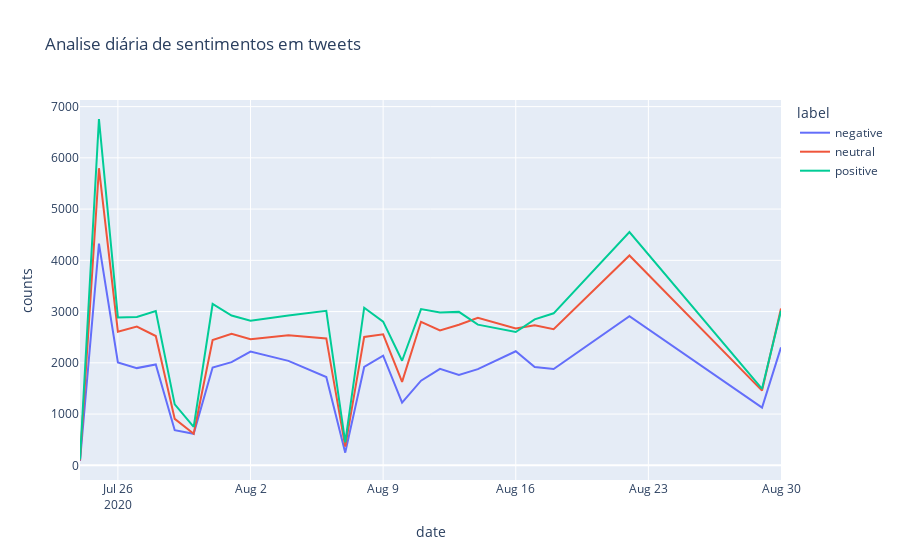

The code cell stored with this chart in its notebook:
### Code cell
px.line(data_agg, x = 'date', y = 'counts', color = 'label', title = 'Analise diária de sentimentos em tweets')

### Figure 1 — Plotly figure (JSON) as saved in the notebook; plotly's stock layout.template omitted (floating-point values rounded to 4 significant figures)
{"data": [{"hovertemplate": "label=negative<br>date=%{x}<br>counts=%{y}<extra></extra>", "legendgroup": "negative", "line": {"color": "#636efa", "dash": "solid"}, "marker": {"symbol": "circle"}, "mode": "lines", "name": "negative", "orientation": "v", "showlegend": true, "type": "scatter", "x": ["2020-07-24", "2020-07-25", "2020-07-26", "2020-07-27", "2020-07-28", "2020-07-29", "2020-07-30", "2020-07-31", "2020-08-01", "2020-08-02", "2020-08-04", "2020-08-06", "2020-08-07", "2020-08-08", "2020-08-09", "2020-08-10", "2020-08-11", "2020-08-12", "2020-08-13", "2020-08-14", "2020-08-16", "2020-08-17", "2020-08-18", "2020-08-22", "2020-08-29", "2020-08-30"], "xaxis": "x", "y": [84, 4325, 2006, 1897, 1968, 685, 615, 1907, 2013, 2218, 2038, 1722, 247, 1920, 2140, 1223, 1652, 1883, 1763, 1876, 2226, 1918, 1878, 2909, 1126, 2301], "yaxis": "y"}, {"hovertemplate": "label=neutral<br>date=%{x}<br>counts=%{y}<extra></extra>", "legendgroup": "neutral", "line": {"color": "#EF553B", "dash": "solid"}, "marker": {"symbol": "circle"}, "mode": "lines", "name": "neutral", "orientation": "v", "showlegend": true, "type": "scatter", "x": ["2020-07-24", "2020-07-25", "2020-07-26", "2020-07-27", "2020-07-28", "2020-07-29", "2020-07-30", "2020-07-31", "2020-08-01", "2020-08-02", "2020-08-04", "2020-08-06", "2020-08-07", "2020-08-08", "2020-08-09", "2020-08-10", "2020-08-11", "2020-08-12", "2020-08-13", "2020-08-14", "2020-08-16", "2020-08-17", "2020-08-18", "2020-08-22", "2020-08-29", "2020-08-30"], "xaxis": "x", "y": [96, 5798, 2608, 2708, 2523, 906, 615, 2445, 2565, 2459, 2539, 2476, 365, 2505, 2557, 1628, 2800, 2633, 2743, 2879, 2672, 2733, 2656, 4095, 1458, 3058], "yaxis": "y"}, {"hovertemplate": "label=positive<br>date=%{x}<br>counts=%{y}<extra></extra>", "legendgroup": "positive", "line": {"color": "#00cc96", "dash": "solid"}, "marker": {"symbol": "circle"}, "mode": "lines", "name": "positive", "orientation": "v", "showlegend": true, "type": "scatter", "x": ["2020-07-24", "2020-07-25", "2020-07-26", "2020-07-27", "2020-07-28", "2020-07-29", "2020-07-30", "2020-07-31", "2020-08-01", "2020-08-02", "2020-08-04", "2020-08-06", "2020-08-07", "2020-08-08", "2020-08-09", "2020-08-10", "2020-08-11", "2020-08-12", "2020-08-13", "2020-08-14", "2020-08-16", "2020-08-17", "2020-08-18", "2020-08-22", "2020-08-29", "2020-08-30"], "xaxis": "x", "y": [115, 6758, 2886, 2895, 3009, 1189, 750, 3148, 2922, 2823, 2923, 3016, 448, 3075, 2803, 2040, 3048, 2984, 2994, 2745, 2602, 2849, 2966, 4551, 1493, 3016], "yaxis": "y"}], "layout": {"legend": {"title": {"text": "label"}, "tracegroupgap": 0}, "title": {"text": "Analise diária de sentimentos em tweets"}, "xaxis": {"anchor": "y", "domain": [0, 1], "title": {"text": "date"}}, "yaxis": {"anchor": "x", "domain": [0, 1], "title": {"text": "counts"}}}}
